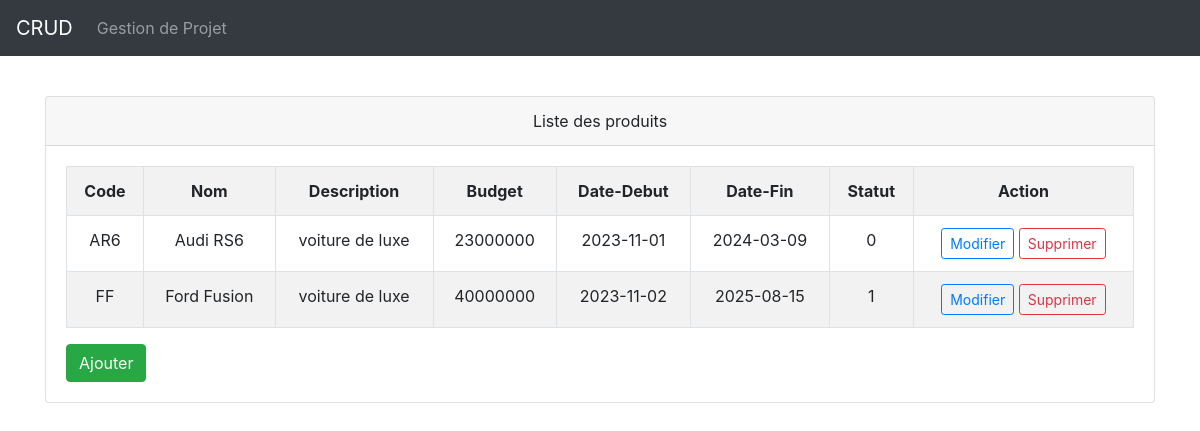
/?page=listProj, run on the app's committed database.
### tables this page shows
CREATE TABLE `prodtmr` (
  `id` int(11) NOT NULL,
  `code` varchar(255) NOT NULL,
  `nom` varchar(255) NOT NULL,
  `description` text NOT NULL,
  `budget` int(11) NOT NULL,
  `date_debut` date NOT NULL,
  `date_fin` date NOT NULL,
  `statut` tinyint(1) NOT NULL
);

### DB/projDB.php (called while the page is built, shortened)
<?php
    require_once 'DB/connexion.php';
    function getProd(){
        global $db;
        $sql = "SELECT * FROM prodtmr ORDER BY nom ASC";
        return $db->query($sql)->fetchAll(2);
    }

### view/listProj.php (the view)
<?php
    $prod = getProd();
?>
<div class="container spacer">
    <div class="card">
        <div class="card-header center">
            Liste des produits
        </div>
        <div class="card-body">
            <table class="center table table-bordered table-striped">
                <tr>
                    <th>Code</th>
                    <th>Nom</th>
                    <th>Description</th>
                    <th>Budget</th>
                    <th>Date-Debut</th>
                    <th>Date-Fin</th>
                    <th>Statut</th>
                    <th colspan="3">Action</th>
                </tr>
                <?php foreach($prod as $p){ ?>
                <tr>
                    <td><?= $p['code'] ?></td>
                    <td><?= ucwords($p['nom']) ?></td>
                    <td><?= $p['description'] ?></td>
                    <td><?= $p['budget'] ?></td>
                    <td><?= $p['date_debut'] ?></td>
                    <td><?= $p['date_fin'] ?></td>
                    <td><?= $p['statut'] ?></td>
                    <td>
                        <a href="?page=editProj&id=<?= $p['id'] ?>" class="btn btn-outline-primary btn-sm">Modifier</a>
                        <a href="?page=supProj&id=<?= $p['id'] ?>" class="btn btn-outline-danger btn-sm">Supprimer</a>
                    </td>
                </tr>
                <?php } ?>
            </table>
            <a href="?page=addProj" class="btn btn-success">Ajouter</a>
        </div>
    </div>
</div>

### index.php (shortened to what this page needs)
<?php
    require_once 'DB/connexion.php';
    require_once 'DB/projDB.php';
?>
<!DOCTYPE html>
<html lang="en">
<head>
    <link rel="stylesheet" href="css/bootstrap.min.css">
    <link rel="stylesheet" href="css/style.css">
</head>
<body>
    <?php
        include_once 'layout/topBar.php';
        $page = (isset($_GET['page'])) ? $_GET['page'] : '';
        $page .= '.php';
        $pages = scandir('view');
        if(in_array($page, $pages))
            include_once 'view/'.$page;
        else
            include_once 'error.php';
    ?>
</body>
</html>

### layout/topBar.php
<nav class="navbar navbar-expand-lg navbar-dark bg-dark">
    <a href="#" class="navbar-brand">CRUD</a>
    <div class="navbar-nav">
        <a class="nav-item nav-link" href="?page=listProj">Gestion de Projet</a>
    </div>
</nav>

### css/style.css (style rules this page uses)
.spacer { margin-top: 40px; }
.center { text-align: center; }

### data on the page
prodtmr: code "AR6", nom "Audi RS6", description "voiture de luxe", budget "23000000", date_debut "2023-11-01", date_fin "2024-03-09", statut "0"
prodtmr: code "FF", nom "Ford Fusion", description "voiture de luxe", budget "40000000", date_debut "2023-11-02", date_fin "2025-08-15", statut "1"
